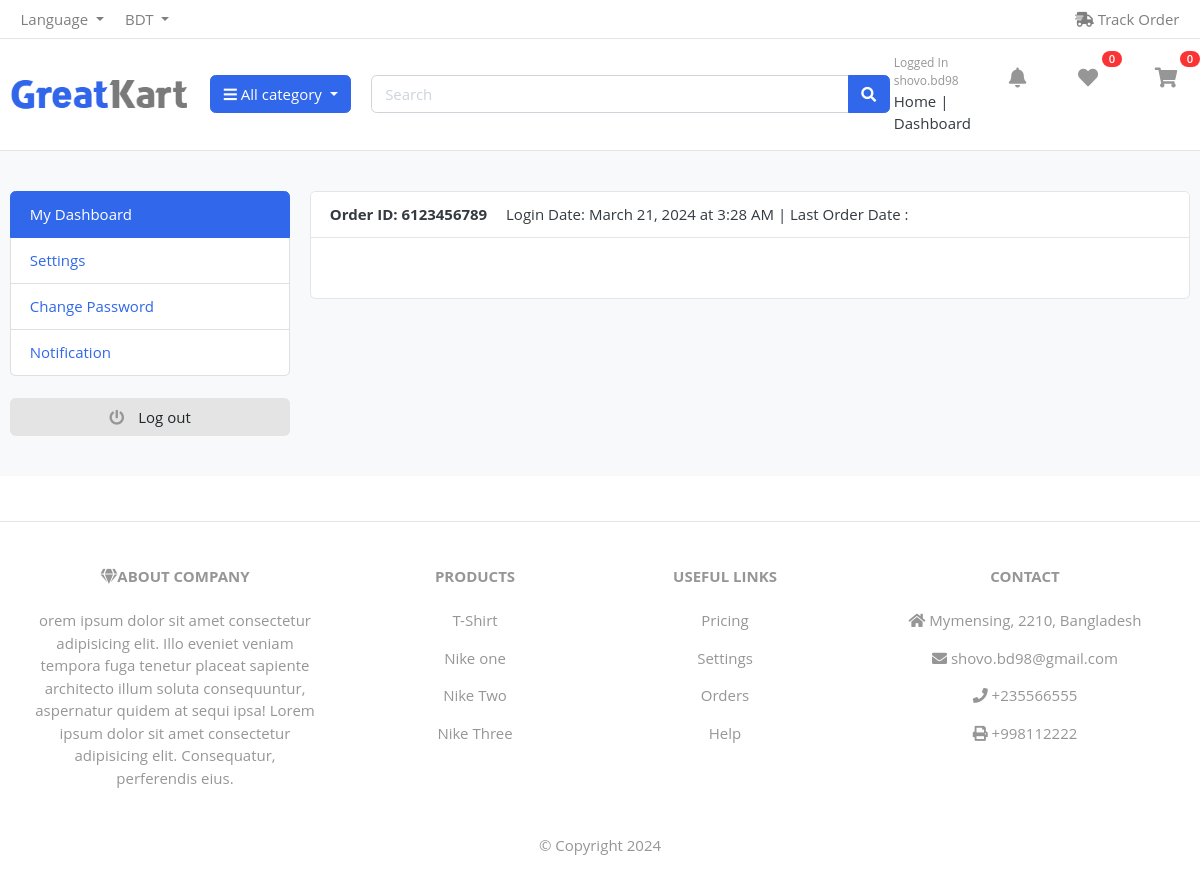
/auth/order_completed/ (signed in), run on the app's committed database.
### user_auth/models/user.py (models this page shows, shortened)
class User(AbstractBaseUser, PermissionsMixin):
    ADMIN = 1
    CUSTOMER = 2
    MALE = 1
    FEMALE = 2
    GOOGLE_SIGNUP=1
    GITHUB_SIGNUP=2
    FACEBOOK_SIGNUP=3
    SITE_SIGNUP =4
    ROLE_CHOOSED    =   ((ADMIN, 'admin'),(CUSTOMER, 'customer'),)
    GENDER_CHOOSED  =   ((MALE, 'male'),(FEMALE, 'female'))
    SIGNUP_PLATFORM =   ((GOOGLE_SIGNUP,'Login from Google'),(GITHUB_SIGNUP, 'Login from Github'),(FACEBOOK_SIGNUP,'Login from Facebook'),(SITE_SIGNUP,'Login'),)
    first_name      =   models.CharField(max_length=50, null=True, blank=True)
    last_name       =   models.CharField(max_length=50, null=True, blank=True)
    username        =   models.CharField(max_length=50, unique=True)
    email           =   models.EmailField(max_length=100, unique=True)
    role            =   models.PositiveSmallIntegerField(choices=ROLE_CHOOSED,
                                                                              blank=True, null=True)
    gender_choosed  =   models.PositiveSmallIntegerField(choices=GENDER_CHOOSED,
                                                                              blank=True, null=True)
    sign_up_platform=   models.PositiveSmallIntegerField(choices=SIGNUP_PLATFORM,
                                                                              blank=True, null=True)
    date_joined     =   models.DateTimeField(auto_now_add=True)
    last_login      =   models.DateTimeField(auto_now_add=True)
    created_date    =   models.DateTimeField(auto_now_add=True)
    modify_date     =   models.DateTimeField(auto_now=True)
    is_admin        =   models.BooleanField(default=False)
    is_staff        =   models.BooleanField(default=False)
    is_active       =   models.BooleanField(default=False)
    is_superuser    =   models.BooleanField(default=False)
    USERNAME_FIELD  =   'email'
    objects         =  UserManager()

### system_setting/models/contact.py (models this page shows)
class Contact(models.Model):
    city_name=models.CharField(max_length=20, null=True,blank=True)
    city_post_code=models.CharField(max_length=10, null=True,blank=True)
    country_name=models.CharField(max_length=20, null=True,blank=True)
    phone=models.CharField(max_length=20, null=True,blank=True)
    email=models.EmailField(max_length=30, null=True,blank=True)
    telephone=models.CharField(max_length=20, null=True,blank=True)
    company_about=models.TextField( null=True,blank=True)
    def __str__(self) -> str:
        return self.country_name

### products/models/products_model.py (models this page shows, shortened)
class Products(models.Model):
    in_stock=1
    out_of_stock=2
    free=1
    not_free=2
    available = ((in_stock,'In Stoke') , (out_of_stock,'Out of Stock'))
    shipping_fee= ((free,'Free') , (not_free,'Not Free'))
    product_name = models.CharField(max_length=50)
    product_image = models.ImageField(upload_to='products')
    product_price = models.FloatField()
    product_old_price = models.FloatField()
    product_discription = models.TextField()
    model = models.CharField(max_length=50, blank=True, null=True)
    product_brand = models.ForeignKey(Product_Brand, on_delete=models.CASCADE, related_name='product_prand')
    product_category = models.ForeignKey(Product_Categories, on_delete=models.CASCADE, related_name='category')
    product_delivery_country = models.ManyToManyField(Product_Delivery_Country,  null=True, blank=True)
    product_size = models.ManyToManyField(Product_Size_variant,  null=True, blank=True)
    product_color = models.ManyToManyField(Product_Color_Variant,  null=True, blank=True)
    available_choose = models.PositiveSmallIntegerField(choices=available,blank=True, null=True)
    shipping_fee = models.PositiveSmallIntegerField(choices=shipping_fee,blank=True, null=True)
    def __str__(self) -> str:
        return self.product_name

### user_auth/views/dashboard/dashboard_options/order_completed.py (the view)
# urls.py: path('order_completed/', order_completed , name='order_completed'),
def order_completed(request):
    if request.user.is_authenticated:
        orders_with_products = Order.objects.prefetch_related('product_order')
        print(" all odered _____________", orders_with_products)
        for order in orders_with_products:
            print("Order Number_________:", order.order_number)
            print("Order status________--:", order.status)
            print("Products Ordered_______:")
            for product in order.product_order.all():
                print("- ", product.product_name)
                print("- ", product.quantity)
                print("- ", product.product_Size_variant)
                print("- ", product.each_product_price)
        context={
        }
    return render(request,'dashboard_options/order_completed.html',context)

### cart/templatetags/cart_tag.py (called while the page is built)
@register.filter
def cart_total(user):
    cart_total_item = Cart_Item.objects.filter(cart__user=user, cart__is_paid=False)
    return cart_total_item.count()

@register.filter
def wish_list_total(user):
    wishlist_total_item = Wish_List.objects.filter(user=user, is_added=True)
    return wishlist_total_item.count()

### orders/models/orders.py (called while the page is built)
    def __str__(self) -> str:
        return self.order_number

### product_categories/views/brand_context_processor.py (called while the page is built)
def brands(request):
    brand_name = Product_Brand.objects.all()
    return {'brand_name': brand_name}

### product_categories/views/category_context_processors.py (called while the page is built)
def categories(request):
    category_name = Product_Categories.objects.all()
    return {'category_name' : category_name}

### products/models/product_variation/size_variant.py (called while the page is built)
    def __str__(self) -> str:
        return self.size_name

### system_setting/views/contact_and_details.py (called while the page is built)
def contact_and_details(request):
    get_contact = Contact.objects.first()
    get_product = Products.objects.all()[:4]
    print(get_contact)
    return {'get_contact': get_contact, 'get_product':get_product,}

### templates/dashboard_options/order_completed.html (shortened to what this page needs)
{% extends 'base/base.html' %}
{% load static %}
{% block headers %}
{% include 'include/main_include_file.html' %}
{% endblock headers %}
{% block body %}
<section class="section-conten padding-y bg">
    <div class="container">
        <div class="row">
        {% include "dashboard/user_options.html" %}
        <main class="col-md-9">
            <article class="card">
            <header class="card-header">
                <strong class="d-inline-block mr-3">Order ID: 6123456789</strong>
                <span>Login Date: {{ user.last_login|date:"F j, Y" }} at {{ user.last_login|time:"g:i A" }}</span> |
                <span>Last Order Date : {{get_order.created}} </span>
            </header>
            </article>
        </main>
    </div>
    </div>
    </section>
{% include "include/footer.html" %}
{% endblock body %}

### templates/include/user_loged_header.html (shortened to what this page needs)
{% load static %}
{% load cart_tag %}
<section class="header-main border-bottom">
	<div class="container">
<div class="row align-items-center">
	<div class="col-lg-2 col-md-3 col-6">
		<a href="{% url 'index' %}" class="brand-wrap">
			<img class="logo" src="{% static 'images/logo.png' %}" >
		</a>
	</div>
	<div class="col-lg col-sm col-md col-6 flex-grow-0">
		<div class="category-wrap dropdown d-inline-block float-right">
			<button type="button" class="btn btn-primary dropdown-toggle" data-toggle="dropdown">
				<i class="fa fa-bars"></i> All category
			</button>
		</div>
	</div>
	<div class="col-lg  col-md-6 col-sm-12 col">
		<form action="#" class="search">
			<div class="input-group w-100">
			    <input type="text" class="form-control" style="width:60%;" placeholder="Search">
			    <div class="input-group-append">
			      <button class="btn btn-primary" type="submit">
			        <i class="fa fa-search"></i>
			      </button>
			    </div>
		    </div>
		</form>
	</div>
	<div class="col-lg-3 col-sm-6 col-8 order-2 order-lg-3">
				<div class="d-flex justify-content-end mb-3 mb-lg-0">
					<div class="widget-header">
						<small class="title text-muted">Logged In  {{user.username}} </small>
						<div>
							<a href="{% url 'index' %}"  >Home</a> <span class="dark-transp"> | </span>
							<a href="{% url 'user_dashboard' %}"  > Dashboard</a>
						</div>
					</div>
					<a href="" class="widget-header pl-3 ml-2">
						<div class="icon icon-sm "><i id="bellIcon" class="fa fa-bell"></i></div>
					</a>
					<a href="{% url 'view_wish_list' %}" class="widget-header pl-3 ml-2">
						<div class="icon icon-sm "><i class="fa fa-heart"></i></div>
						<span class="badge badge-pill badge-danger notify">{{ request.user | wish_list_total }}</span>
					</a>
					<a href="{% url 'cart_view' %}" class="widget-header pl-3 ml-3">
						<div class="icon icon-sm "><i class="fa fa-shopping-cart"></i></div>
						<span class="badge badge-pill badge-danger notify">{{ request.user | cart_total }}</span>
					</a>
				</div>
			</div>
</div>
	</div>
</section>

### templates/include/footer.html
<footer class="text-center text-lg-start bg-body-tertiary text-muted">
	<section class="d-flex justify-content-center justify-content-lg-between p-4 border-bottom">
	</section>
	<section class="">
	  <div class="container text-center text-md-start mt-5">
		<div class="row mt-3">
		  <div class="col-md-3 col-lg-4 col-xl-3 mx-auto mb-4">
			<h6 class="text-uppercase fw-bold mb-4">
			  <i class="fas fa-gem me-3"></i>About Company
			</h6>
			<p>
			 {{get_contact.company_about}}
			</p>
		  </div>
		  <div class="col-md-2 col-lg-2 col-xl-2 mx-auto mb-4">
			<h6 class="text-uppercase fw-bold mb-4">
			  Products
			</h6>
			{% for products in get_product %}
			<p>
			  <a href="#!" class="text-reset">{{products}}</a>
			</p>
			{% endfor %}
		  </div>
		  <div class="col-md-3 col-lg-2 col-xl-2 mx-auto mb-4">
			<h6 class="text-uppercase fw-bold mb-4">
			  Useful links
			</h6>
			<p>
			  <a href="#!" class="text-reset">Pricing</a>
			</p>
			<p>
			  <a href="#!" class="text-reset">Settings</a>
			</p>
			<p>
			  <a href="#!" class="text-reset">Orders</a>
			</p>
			<p>
			  <a href="#!" class="text-reset">Help</a>
			</p>
		  </div>
		  <div class="col-md-4 col-lg-3 col-xl-3 mx-auto mb-md-0 mb-4">
			<h6 class="text-uppercase fw-bold mb-4">Contact</h6>
			<p><i class="fas fa-home me-3"></i> {{get_contact.city_name}}, {{get_contact.city_post_code}}, {{get_contact.country_name}}</p>
			<p>
			  <i class="fas fa-envelope me-3"></i>
			  {{get_contact.email}}
			</p>
			<p><i class="fas fa-phone me-3"></i> {{get_contact.phone}}</p>
			<p><i class="fas fa-print me-3"></i> {{get_contact.telephone}}</p>
		  </div>
		</div>
	  </div>
	</section>
	<div class="text-center p-4" style="">
	  ©  Copyright {% now 'Y' %}
	</div>
  </footer>

### static/css/ui.css (style rules this page uses)
html { font-family: "Inter", sans-serif; font-size: 15px; }
.icon-xs, .icon-sm, .icon-md, .icon-lg { display: inline-block; text-align: center; flex-shrink: 0; flex-grow: 0; }
.icon-sm { width: 48px; height: 48px; line-height: 48px !important; font-size: 20px; }
.padding-y { padding-top: 40px; padding-bottom: 40px; }
article:after, .form-group:after { display: block; clear: both; content: ""; }
.bg { background-color: #f8f9fa; }
p:last-child { margin-bottom: 0; }
.header-main { position: relative; padding-top: 1rem; padding-bottom: 1rem; }
.brand-wrap .logo, .navbar-brand .logo { margin-right: 7px; max-height: 42px; display: inline-block; }
.widget-header { display: inline-block; vertical-align: middle; position: relative; }
.widget-header a { color: #343a40; }
.widget-header i { color: #969696; }
.widget-header .title { display: block; }
.widget-header .notify { position: absolute; top: -3px; right: -10px; }
.notify { position: absolute; top: -4px; right: -10px; display: inline-block; padding: 0.25em 0.6em; font-size: 12px; line-height: 1; text-align: center; border-radius: 3rem; color: #fff; background-color: #fa3434; }
* { padding: 0; margin: 0; font-family: 'IBM Plex Sans', sans-serif; }

### static/css/custom.css (style rules this page uses)
* { box-sizing: border-box; padding: 0; margin: 0; font-family: 'Open Sans', sans-serif; }
body { line-height: 1.5; }
img { width: 100%; display: block; }
@media screen and (min-width: 992px) { .card { display: grid; grid-template-columns: repeat(2, 1fr); grid-gap: 1.5rem; } }

### data on the page
User: username "shovo.bd98", user|wish_list_total "0", user|cart_total "0", last_login "March 21, 2024", last_login "3:28 AM"
Contact: company_about "orem ipsum dolor sit amet consectetur adipisicing elit. Illo eveniet veniam tempora fuga tenetur placeat sapiente architecto illum soluta consequuntur, aspernatur quidem at sequi ipsa! Lorem ipsum dolor sit amet consectetur adipisicing elit. Consequatur, perferendis eius.", city_name "Mymensing", city_post_code "2210", country_name "Bangladesh", email "shovo.bd98@gmail.com", phone "+235566555", telephone "+998112222"
Products: product_name "T-Shirt"
Products: product_name "Nike one"
Products: product_name "Nike Two"
Products: product_name "Nike Three"
